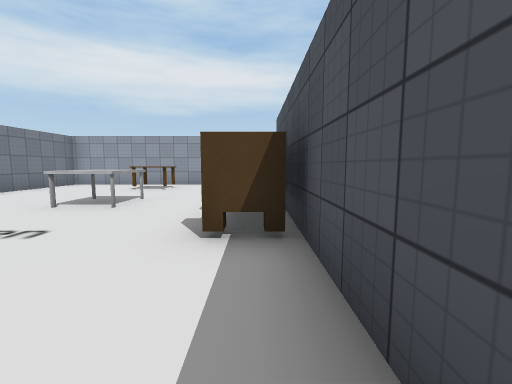
[1] (above)

19 first-person views from a walk through a Unity game level. The camera is 1.4 m above the floor, tilts 6° down and sees 90° across. The floor is counted in squares, 1.8 m on a side. Each view is taken from the middle of a square. On the plan, view 1 faces up. The plan holds only what a view shows up to about 10 squares ahead; the rest is blank. The player character is not drawn. Some surface patterns are stand-ins.

[2]
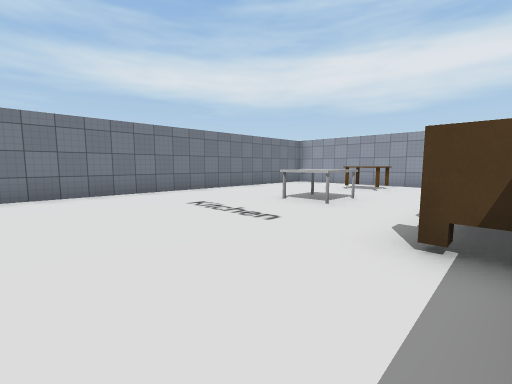

[3]
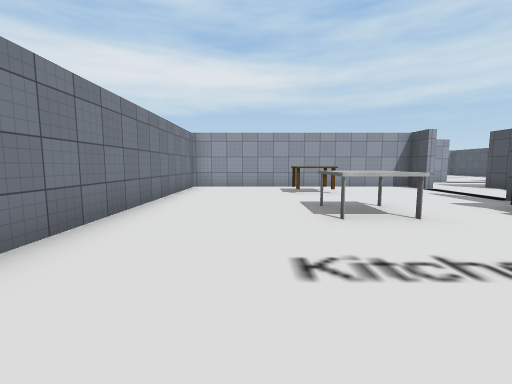

[4]
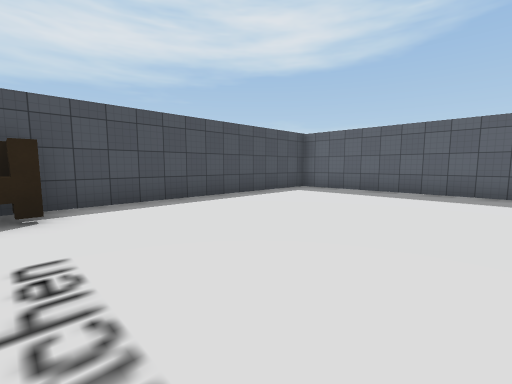

[5]
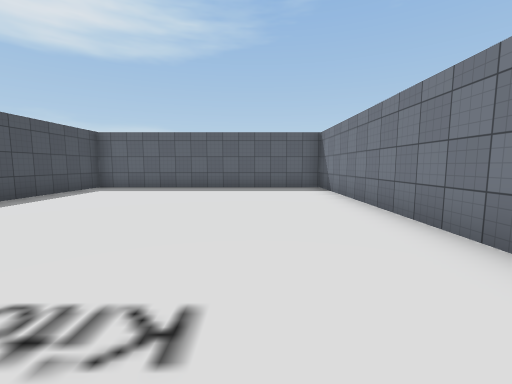

[6]
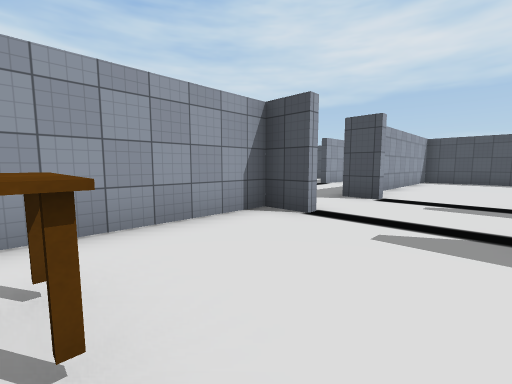

[7]
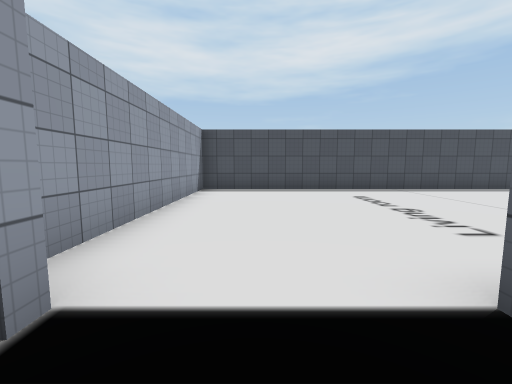

[8]
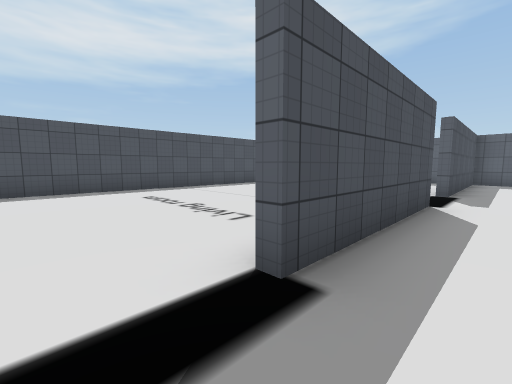

[9]
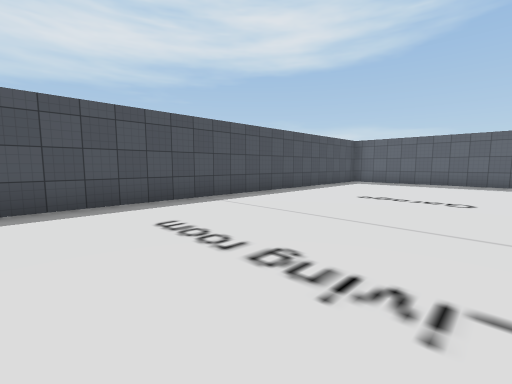

[10]
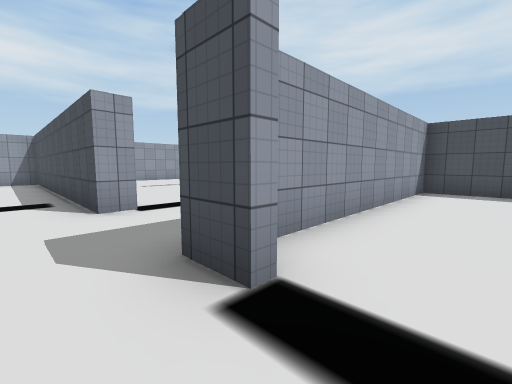

[11]
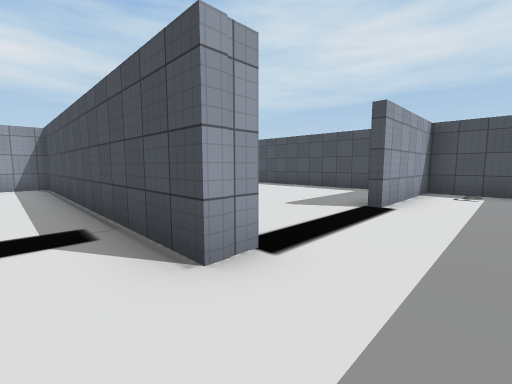

[12]
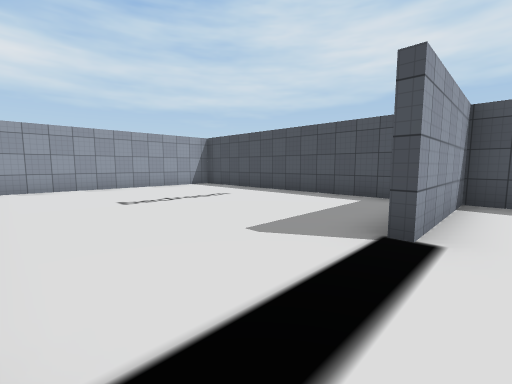

[13]
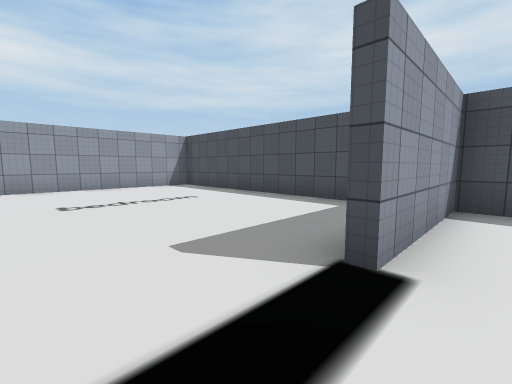

[14]
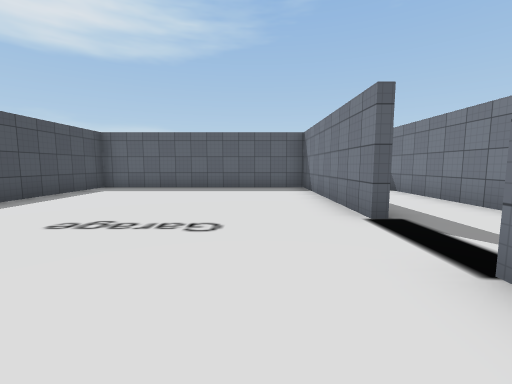

[15]
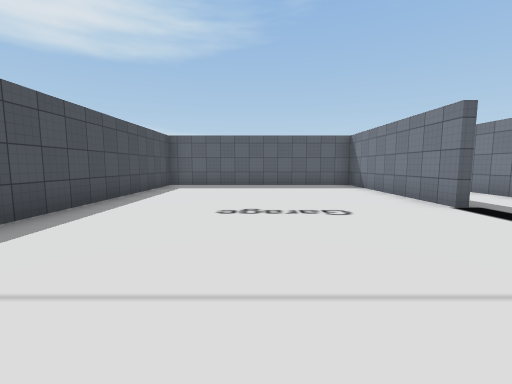

[16]
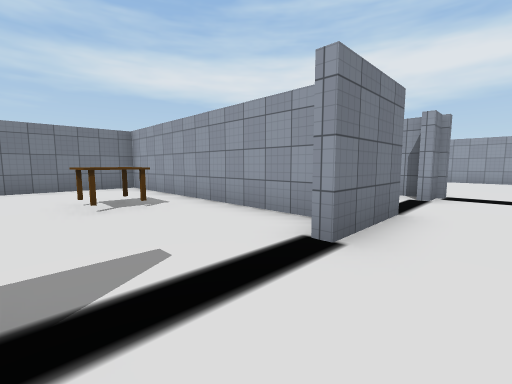

[17]
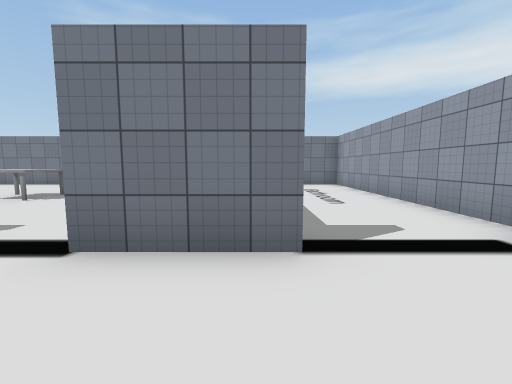

[18]
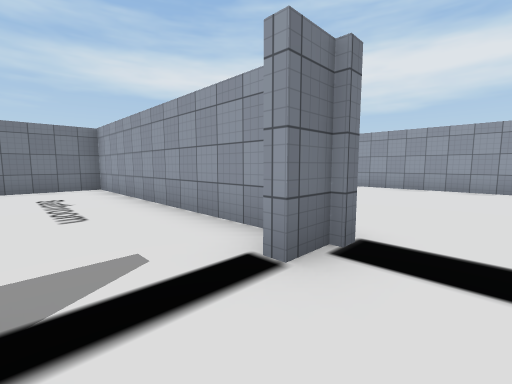

[19]
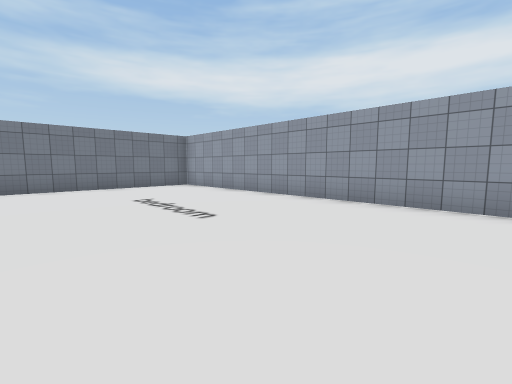

### Floor plan
Ten units are one square. View 1 is at (0, 0); x grows to the right and y downward. Boxes are objects, and circles mark ways between rooms. Rooms are numbered by the first view taken in them; rooms with no view inside come last. Other rooms are left out.
<svg viewBox="-78 -218 187 273">
<path fill="none" stroke="#000" d="M31 -45 31 -68M33 -4 33 50 104 50 104 -97 40 -97M5 -93 5 -103 -73 -103 -73 50 5 50 5 -45M4 -143 -73 -143 -73 -120M8 -115 8 -93M31 -126 31 -136M31 -90 31 -100M104 -139 104 -209M38 -126 31 -126M100 -213 40 -213M104 -109 104 -126 69 -126M8 -146 8 -135M-73 -210 -73 -160M31 -136 31 -213 -69 -213M8 2 8 41M20 50 31 50 31 -4M31 -23 31 -45"/>
<rect x="-45" y="-95" width="20" height="20" fill="#bbb"><title>other object</title></rect>
<rect x="-35" y="-65" width="10" height="20" fill="#bbb"><title>table</title></rect>
<rect x="-5" y="-55" width="10" height="30" fill="#bbb"><title>sofa</title></rect>
<circle cx="20" cy="-100" r="3" fill="#2a7"/>
<circle cx="30" cy="-15" r="3" fill="#2a7"/>
<circle cx="10" cy="-40" r="3" fill="#2a7"/>
<circle cx="20" cy="-55" r="3" fill="#2a7"/>
<circle cx="30" cy="-115" r="3" fill="#2a7"/>
<circle cx="20" cy="-145" r="3" fill="#2a7"/>
<circle cx="20" cy="-30" r="3" fill="#2a7"/>
<text x="10" y="-40">1</text>
<text x="-20" y="-130">2</text>
<text x="70" y="-160">3</text>
<text x="-20" y="-180">4</text>
<text x="20" y="10">5</text>
<text x="20" y="-40">6</text>
</svg>
Room 1 opens to room 2. Room 1 opens to room 5. Room 1 opens to room 6. Room 2 opens to room 3. Room 2 opens to room 4. Room 5 opens to room 6.

Where each view was taken, in squares from view 1:
view 1: 0 up, 0 right, facing up
view 2: 0 up, 0 right, facing up-left
view 3: 1 up, 5 left, facing up
view 4: 3 up, 5 left, facing down-right
view 5: 4 up, 5 left, facing down
view 6: 7 up, 3 left, facing up-right
view 7: 8 up, 2 right, facing right
view 8: 8 up, 2 right, facing down-right
view 9: 7 up, 5 right, facing down-right
view 10: 8 up, 2 right, facing up-right
view 11: 11 up, 2 right, facing up-right
view 12: 12 up, 4 right, facing up-right
view 13: 12 up, 5 right, facing up-right
view 14: 4 up, 5 right, facing down
view 15: 5 up, 7 right, facing down
view 16: 7 up, 2 right, facing up-left
view 17: 11 up, 3 right, facing left
view 18: 12 up, 2 right, facing up-left
view 19: 16 up, 2 right, facing up-left
